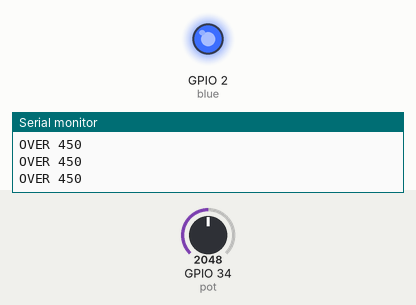
This sketch was run on a simulated ESP32. Parts: output pins drawn as LEDs (lit = HIGH), the last lines printed to the serial monitor. The inputs (shaded band) are chosen by the test bench; at power-on: GPIO 34 (pot) = 2048.

Above: at 1.2 s.
1.3 s: GPIO 34 (pot) set to 496
2.8 s: GPIO 34 (pot) set to 419
At 3.2 s:
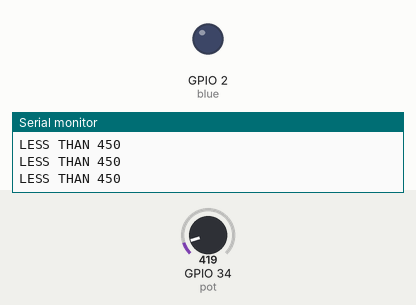
4.3 s: GPIO 34 (pot) set to 490
At 5.4 s:
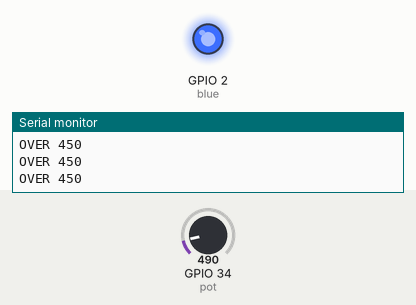
5.8 s: GPIO 34 (pot) set to 410
At 6.6 s:
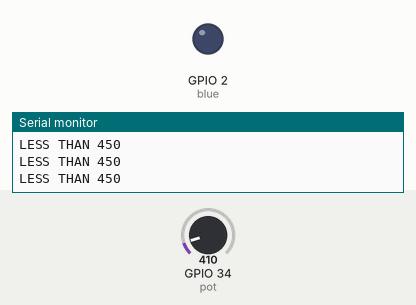
Timing chart, 0 to 8.3 s (numbered marks = the images above; inputs shaded):
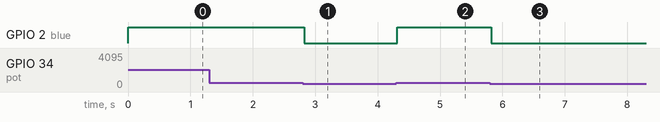

Measured:
- the behaviour switches between 451 and 450 on GPIO 34 (pot) (found by bisection; images 0 and 1)
- after the input at 2.8 s, GPIO 2 (blue): HIGH → LOW at once
- after the input at 4.3 s, GPIO 2 (blue): LOW → HIGH at once
- after the input at 5.8 s, GPIO 2 (blue): HIGH → LOW at once

The sketch:

06a_-_Potentiometer_and_Serial.ino
```cpp
int pot = 34;
int blue = 2;

void setup() {
  pinMode (pot, INPUT);
  pinMode (blue, OUTPUT);
  Serial.begin(9600);
}

void loop() {
  int data = analogRead(pot);
  if (data > 450){
    Serial.println("OVER 450");
    digitalWrite(blue, HIGH);
  }
  else{
    Serial.println("LESS THAN 450");
    digitalWrite(blue, LOW);
  }
}
```
